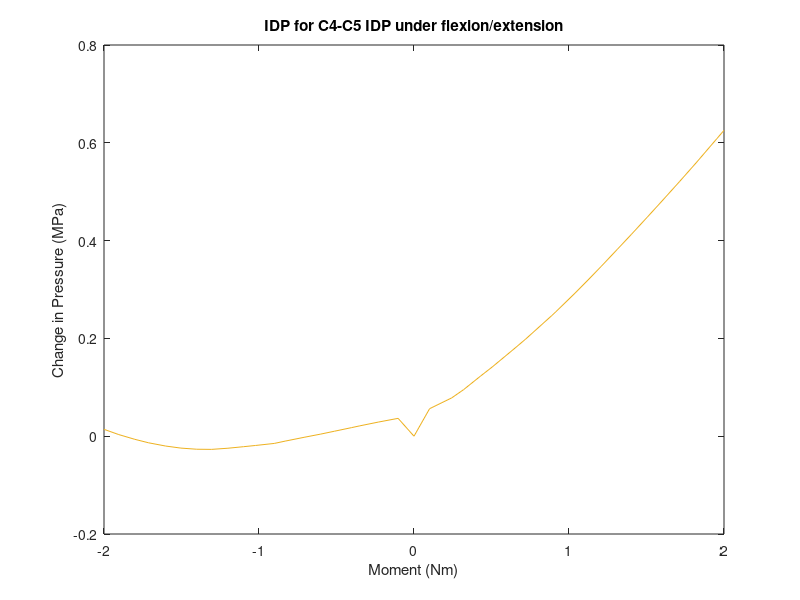

This figure's MATLAB source: (Note: this script raises an error after producing the figure.)
%% this script plots average IDP for the c3-c4 nucleus pulposus under flexion/extension, lateral bending, and axial rotation
%model 14
%% flexion/extension (4n4p) c3-c4 Average IDP
%4n
p4n=[0.710601 0.74711 0.739451 0.731796 0.728203 0.720766 0.714937 0.70832 0.700557 0.695814 0.691622 0.689137 0.686014 0.68367 0.68396 0.68628 0.690475 0.697102 0.70419 0.713928 0.724676];
x4n=[2 2.05126 2.11533 2.17471 2.20107 2.25678 2.30078 2.35474 2.41562 2.45083 2.5117 2.55021 2.60026 2.65289 2.70081 2.75198 2.8011 2.85607 2.90043 2.95245 3 ];

%4p
p4p=[0.710601 0.766832 0.788916 0.805829 0.833638 0.852193 0.890647 0.909232 0.95749 0.96493 1.00298 1.03005 1.05757 1.09323 1.12382 1.15879 1.19161 1.23182 1.26972 1.31919 1.33607 ];
x4p=[2 2.05026 2.12154 2.16006 2.21479 2.25242 2.32555 2.36019 2.44483 2.45733 2.51914 2.56141 2.60341 2.65657 2.70193 2.75284 2.80008 2.85729 2.91018 2.97712 3];

% delta loop
for n=1:20
    p4n1(n)=[p4n(n+1)-p4n(1)];
    p4p1(n)=[p4p(n+1)-p4p(1)];
end

% zero data and join
x4n1=-2*(x4n-2);
x4p1=[(x4p-2)*2];
p4p2=[0,p4p1];
x4=[flip(x4n1(2:21)),x4p1];
p4=[flip(p4n1),p4p2];

%plot
figure(1)
f9=plot(x4,p4,'color',[0.9290,0.6940, 0.1250]);
ylabel('Change in Pressure (MPa)')
xlabel('Moment (Nm)')
title('IDP for C4-C5 IDP under flexion/extension')
legend([f1,f2,f3,f4,f5,f6,f7,f8,f9],'intact','model 1','model 2','model 3','model 4','model 5','model 6','model 13','model 14')
hold on

%% lateral bending (5n5p) c3-c4 Average IDP
%5n
p5n=[0.710601 0.759329 0.76351 0.771091 0.775407 0.784252 0.791269 0.796107 0.802823 0.808567 0.811916 0.817715 0.820844 0.821704 0.823457 0.821953 0.821351 0.82128 0.821763 0.822337 0.822981];
x5n=[2 2.05026 2.11433 2.17371 2.20007 2.2594 2.31877 2.36096 2.42034 2.47043 2.5127 2.58779 2.63779 2.65263 2.70273 2.76565 2.80142 2.8609 2.90157 2.95756 3];

%5p
p5p=[0.710601 0.754663 0.757084 0.760419 0.766072 0.771605 0.775452 0.779106 0.782238 0.784094 0.785659 0.787864 0.788354 0.787738 0.78689 0.782691 0.77969 0.776632 0.774586 0.773312 0.772746 ];
x5p=[2 2.05026 2.12154 2.15397 2.21175 2.26507 2.30594 2.35377 2.40753 2.45988 2.50332 2.56615 2.60113 2.66023 2.70008 2.7573 2.80337 2.85729 2.91233 2.96086 3];

% delta loop
for n=1:20
    p5n1(n)=[p5n(n+1)-p5n(1)];
    p5p1(n)=[p5p(n+1)-p5p(1)];
end

% zero data and join
x5n1=-2*(x5n-2);
x5p1=[(x5p-2)*2];
p5p2=[0,p5p1];
x5=[flip(x5n1(2:21)),x5p1];
p5=[flip(p5n1),p5p2];

%plot
figure(2)
d9=plot(x5,p5,'color',[0.9290,0.6940, 0.1250]);
ylabel('Change in Pressure (MPa)')
xlabel('Moment (Nm)')
title('IDP for C4-C5 IDP under lateral bending')
legend([d1,d2,d3,d4,d5,d6,d7,d8,d9],'intact','model 1','model 2','model 3','model 4','model 5','model 6','model 13','model 14')
hold on

%% axial rotation (6n6p) c3-c4 Average IDP
%6n
p6n=[0.710601 0.760685 0.767252 0.771643 0.778921 0.783519 0.794699 0.80433 0.815328 0.822855 0.832075 0.84304 0.855944 0.868554 0.880293 0.892961 0.90528 0.919877 0.931934 0.947287 0.954538 ];
x6n=[2 2.05026 2.10532 2.15068 2.23407 2.26532 2.33563 2.38563 2.43563 2.46688 2.50555 2.55206 2.60555 2.65607 2.70294 2.75304 2.80113 2.85856 2.90701 2.97041 3];

%6p 
p6p=[0.710601 0.738602 0.748808 0.751202 0.750674 0.749028 0.746653 0.747364 0.750494 0.755089 0.764852 0.768801 0.781713 0.786066 0.797483 0.804491 0.818384 0.826583 0.840549 0.853029 0.866008];
x6p=[2 2.05126 2.11533 2.16533 2.2247 2.25107 2.30206 2.35204 2.40323 2.45375 2.52804 2.55155 2.62764 2.65371 2.71895 2.75421 2.81684 2.85161 2.90752 2.95451 3];

% delta loop
for n=1:20
    p6n1(n)=[p6n(n+1)-p6n(1)];
    p6p1(n)=[p6p(n+1)-p6p(1)];
end

% zero data and join
x6n1=-2*(x6n-2);
x6p1=[(x6p-2)*2];
p6p2=[0,p6p1];
x6=[flip(x6n1(2:21)),x6p1];
p6=[flip(p6n1),p6p2];

%plot
figure(3)
s9=plot(x6,p6,'color',[0.9290,0.6940, 0.1250]);
ylabel('Change in Pressure (MPa)')
xlabel('Moment (Nm)')
title('IDP for C4-C5 under axial rotation')
legend([s1,s2,s3,s4,s5,s6,s7,s8,s9],'intact','model 1','model 2','model 3','model 4','model 5','model 6','model 13','model 14')
hold on
